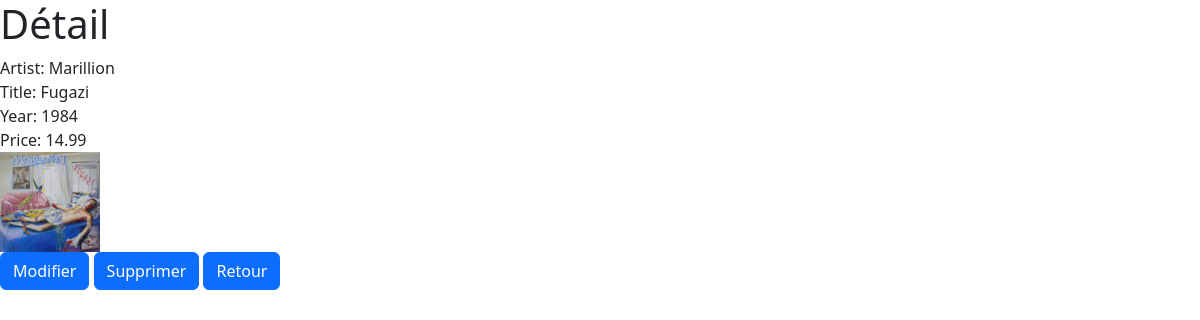
/Exos_FS/Exo_Record/detail.php?disc_id=1, run on the app's committed database.
### tables this page shows
CREATE TABLE disc (
	disc_id			INT PRIMARY KEY AUTO_INCREMENT,
	disc_title		VARCHAR(255),
	disc_year		INT,
	disc_picture	VARCHAR(255),
	disc_label		VARCHAR(255),
	disc_genre		VARCHAR(255),
	disc_price		DECIMAL(6,2),
	artist_id		INT NULL,
	FOREIGN KEY (artist_id) REFERENCES artist(artist_id)
);

CREATE TABLE artist (
	artist_id		INT PRIMARY KEY AUTO_INCREMENT,
	artist_name		VARCHAR(255),
	artist_url		VARCHAR(255)
);

### Exos_FS/Exo_Record/detail.php (the view)
<?php
  require_once("header.php");
  ?>
<?php
    try
    {
        $conn = new PDO('mysql:host=localhost;charset=utf8;dbname=record', 'root', 'Afpa1234');
        $conn->setAttribute(PDO::ATTR_ERRMODE, PDO::ERRMODE_EXCEPTION);
    } catch (Exception $e) {
        echo "Erreur : " .$e->getMessage() . "<br>";
        echo "N° :" .$e->getCode();
        die("Fin du script");
    }
?>
<h1>Détail</h1>
<?php
if(isset($_GET['disc_id'])) {
    $disc_id = $_GET['disc_id'];
} else {
    echo "Aucun identifiant de disque n'a été spécifié dans l'URL.";
}
$sql = "SELECT *
        FROM artist
        INNER JOIN disc ON artist.artist_id = disc.artist_id
        WHERE disc.disc_id = :disc_id";
$stmt = $conn->prepare($sql);
$stmt->bindParam(':disc_id', $disc_id);
$stmt->execute();
$result = $stmt->fetch(PDO::FETCH_ASSOC);
if($result) {
    ?>
    <label>Artist:</label>
    <span><?php echo $result["artist_name"]; ?></span><br>
    <label>Title:</label>
    <span><?php echo $result["disc_title"]; ?></span><br>
    <label>Year:</label>
    <span><?php echo $result["disc_year"]; ?></span><br>
    <label>Price:</label>
    <span><?php echo $result["disc_price"]; ?></span><br>
    <img src='Assets/images/<?php echo $result['disc_picture']; ?>' alt='<?php echo $result['disc_title']; ?>' class='img-fluid' width="100" height="100"/><br>
    <?php
} else {
    echo "Aucun disque trouvé avec cet identifiant.";
}
?>
    <button class="btn btn-primary" onclick="window.location.href='modifier.php?disc_id=<?php echo $disc_id; ?>'">Modifier</button>
    <button class="btn btn-primary" onclick="if(confirm('Êtes-vous sûr de vouloir supprimer ce disque?')) { window.location.href='supprimer.php?disc_id=<?php echo $disc_id; ?>' }">Supprimer</button>
    <a href="index.php"><button class="btn btn-primary">Retour</button></a>
    <?php
  require_once("footer.php");
  ?>

### data on the page
disc: artist.artist_name "Marillion", disc_title "Fugazi", disc_year "1984", disc_price "14.99", disc_picture+disc_title (picture)
